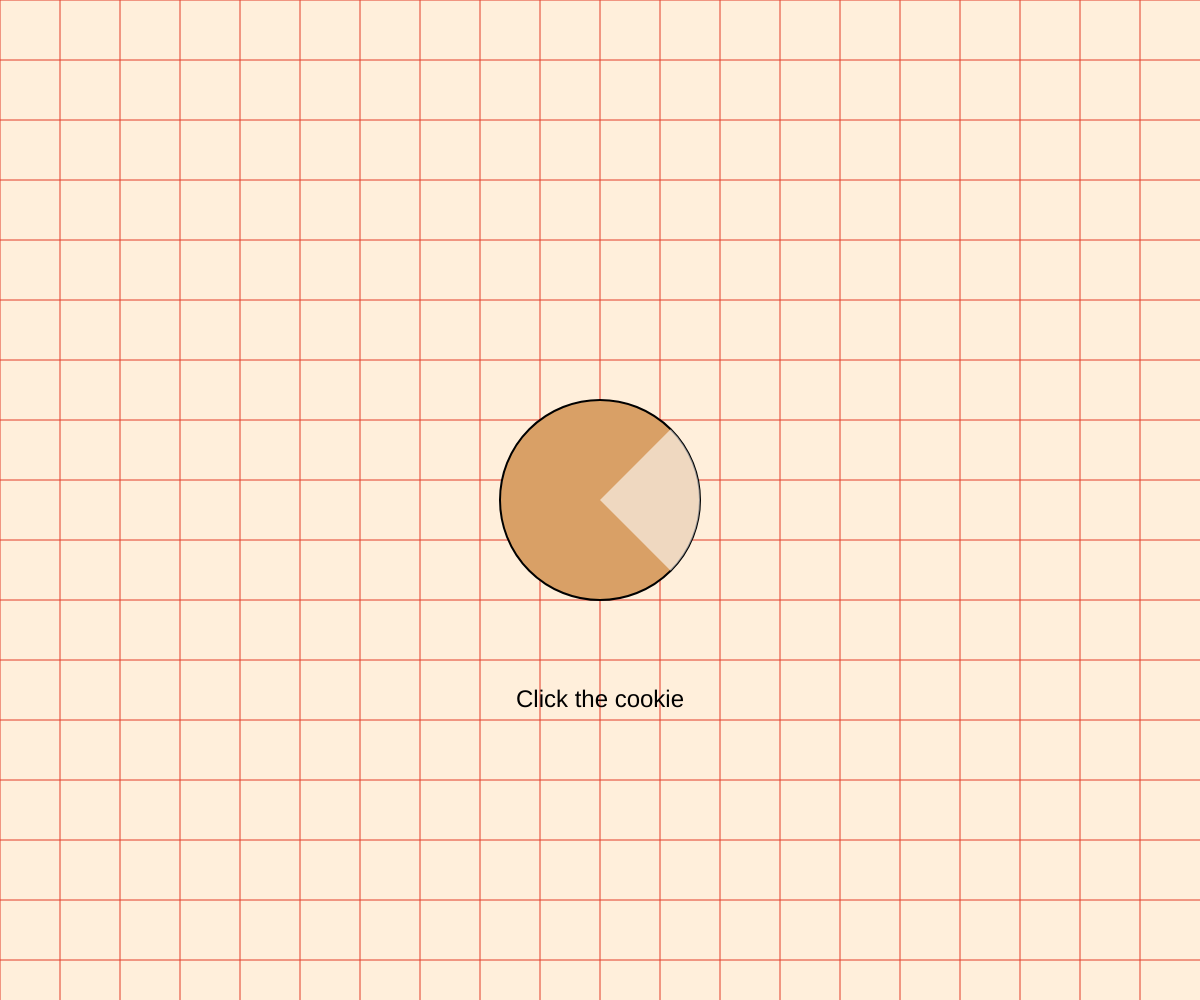
Frame 1 (no input)
Frame 60 (no input): identical to frame 1, image omitted
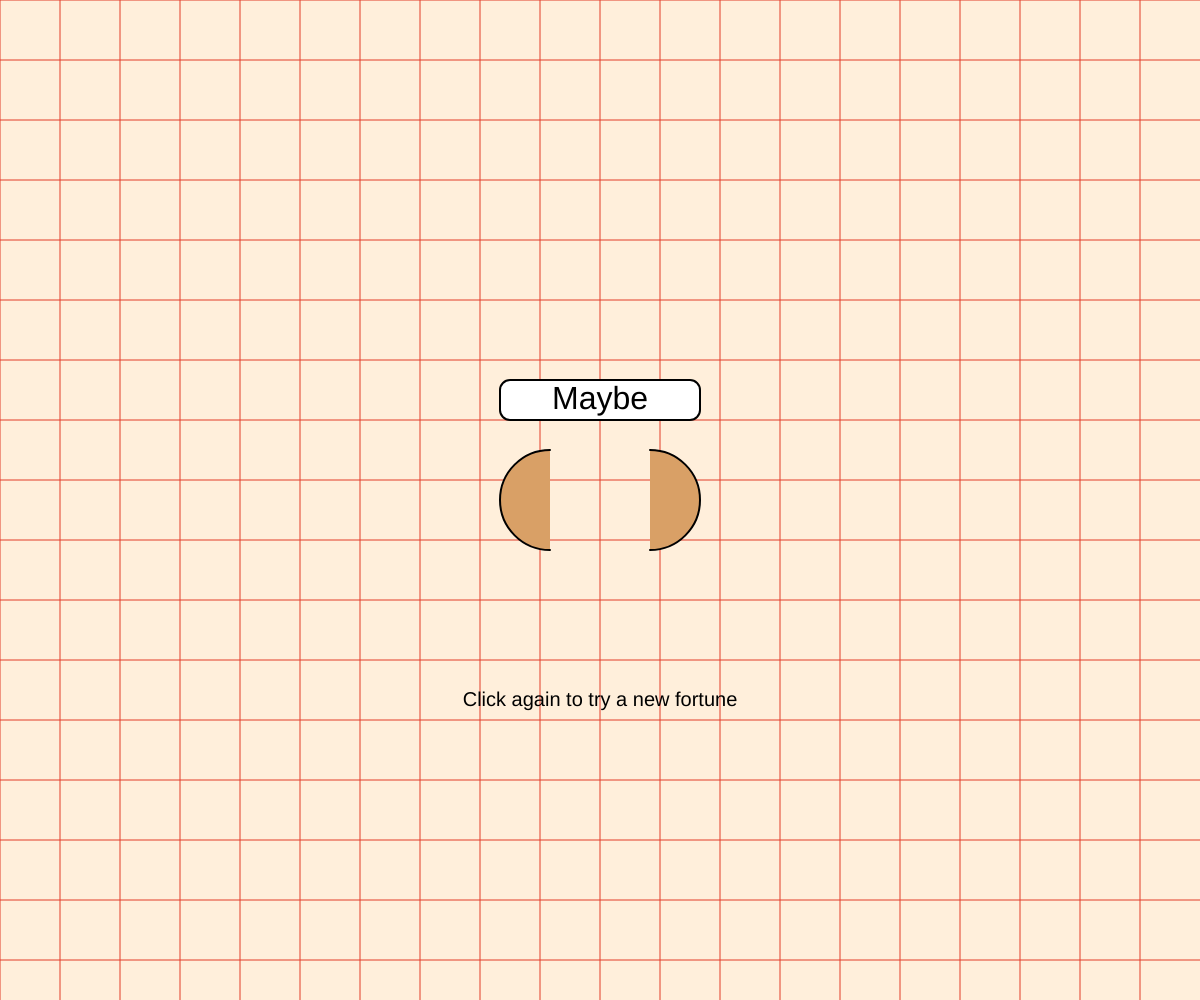
Frame 120 (the mouse pressed at the canvas centre since frame 60)

The p5.js sketch that drew these frames (run headless with seeded random() and noise() and a simulated clock; from frame 60 on, the mouse is pressed at the canvas centre):

// p5.js sketch
// ── sketch.js
// let answers = ["Yes", "No", "Maybe"]; 
// let response = ""; 

// function setup() {
//   createCanvas(windowWidth, windowHeight);
//   textAlign(CENTER, CENTER);
//   textSize(64);
  
// }

// function draw() {
//   background(220);
//   fill(0); 

//   if (response === "") { 
//     text("Click to get an answer", width/2, height/2); 
//   } else { 
//     text(response, width/2, height/2); 
//   }

// }

// function mousePressed() { 
//   let index = int(random(answers.length)); 
//   response = answers[index];
  
// }

// let answers = ["Yes", "No", "Maybe"];
// let currentAnswer = "";
// let cracked = false;

// function setup() {
//   createCanvas(windowWidth, windowHeight);
//   textAlign(CENTER, CENTER);
//   textSize(48);
// }

// function draw() {
//   background(255);

//   let centerX = width / 2;
//   let centerY = height / 2;

//   if (!cracked) {
//     drawWholeCookie(centerX, centerY);
//     fill(0);
//     textSize(24);
//     text("Click the cookie", centerX, centerY + 200);
//   } else {
//     drawCrackedCookie(centerX, centerY);
//     drawFortunePaper(centerX, centerY - 120);
//   }
// }

// function mousePressed() {
//   if (!cracked) {
//     cracked = true;
//     let index = int(random(answers.length));
//     currentAnswer = answers[index];
//   }
// }

// function drawWholeCookie(x, y) {
//   fill('#d9a066'); // golden brown
//   stroke(0);
//   strokeWeight(2);
//   ellipse(x, y, 200, 200);
//   fill(255, 150);
//   noStroke();
//   arc(x, y, 200, 200, -PI / 4, PI / 4);
// }

// function drawCrackedCookie(x, y) {
//   // left half
//   fill('#d9a066');
//   stroke(0);
//   strokeWeight(2);
//   arc(x - 50, y, 100, 100, PI / 2, 3 * PI / 2);

//   // right half
//   arc(x + 50, y, 100, 100, -PI / 2, PI / 2);
// }

// function drawFortunePaper(x, y) {
//   fill(255);
//   stroke(0);
//   rect(x - 100, y, 200, 40, 10);
//   fill(0);
//   noStroke();
//   textSize(32);
//   text(currentAnswer, x, y + 20);
// }

let answers = ["Yes", "No", "Maybe"];
let currentAnswer = "";
let cracked = false;
let cracking = false;
let crackProgress = 0;

function setup() {
  createCanvas(windowWidth, windowHeight);
  textAlign(CENTER, CENTER);
  textSize(48);
  noStroke();
}

function draw() {
  drawBackground();

  let centerX = width / 2;
  let centerY = height / 2;

  if (!cracked && !cracking) {
    drawWholeCookie(centerX, centerY);
    fill(0);
    textSize(24);
    text("Click the cookie", centerX, centerY + 200);
  } else if (cracking) {
    animateCrack(centerX, centerY);
  } else if (cracked) {
    drawCrackedCookie(centerX, centerY, 50); 
    drawFortunePaper(centerX, centerY - 120);
    fill(0);
    textSize(20);
    text("Click again to try a new fortune", centerX, centerY + 200);
  }
}

function mousePressed() {
  if (cracking) return;

  if (!cracked) {
    cracking = true;
    let index = int(random(answers.length));
    currentAnswer = answers[index];
  } else {
    cracked = false;
    currentAnswer = "";
  }
}



function drawWholeCookie(x, y) {
  fill('#d9a066');
  stroke(0);
  strokeWeight(2);
  ellipse(x, y, 200, 200);
  fill(255, 150);
  noStroke();
  arc(x, y, 200, 200, -PI / 4, PI / 4);
}

function animateCrack(x, y) {
  crackProgress += 0.05;
  let offset = easeOutExpo(crackProgress) * 50;

  drawCrackedCookie(x, y, offset);

  if (crackProgress >= 1) {
    crackProgress = 0;
    cracking = false;
    cracked = true;
  }
}

function drawCrackedCookie(x, y, offset) {
  fill('#d9a066');
  stroke(0);
  strokeWeight(2);
  arc(x - offset, y, 100, 100, PI / 2, 3 * PI / 2); 
  arc(x + offset, y, 100, 100, -PI / 2, PI / 2); 
}

function drawFortunePaper(x, y) {
  fill(255);
  stroke(0);
  rect(x - 100, y, 200, 40, 10);
  fill(0);
  noStroke();
  textSize(32);
  text(currentAnswer, x, y + 20);
}



function drawBackground() {
  background('#ffefdb'); 

  stroke('#e23d28'); 
  strokeWeight(1);

  for (let x = 0; x < width; x += 60) {
    line(x, 0, x, height);
  }

  for (let y = 0; y < height; y += 60) {
    line(0, y, width, y);
  }

}


function easeOutExpo(t) {
  return t === 1 ? 1 : 1 - pow(2, -10 * t);
}
